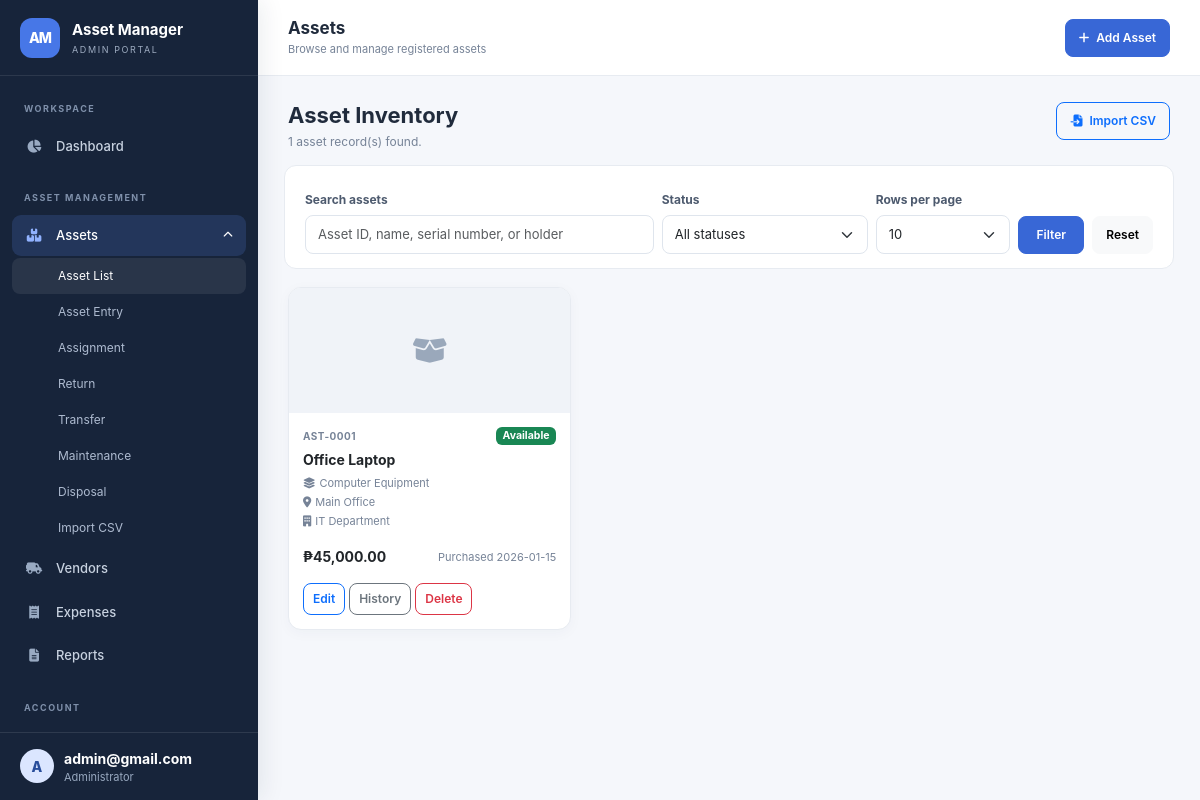
Page /assets_pages/index.php (signed in) on the committed database.
### tables this page shows
CREATE TABLE IF NOT EXISTS assets (
    id INT AUTO_INCREMENT PRIMARY KEY,
    asset_code VARCHAR(50) NOT NULL UNIQUE,
    name VARCHAR(150) NOT NULL,
    category_id INT NULL,
    sub_category_id INT NULL,
    brand_id INT NULL,
    model_number VARCHAR(100) NULL,
    serial_number VARCHAR(100) NULL,
    purchase_date DATE NOT NULL,
    purchase_cost DECIMAL(12, 2) NOT NULL DEFAULT 0,
    vendor_id INT NULL,
    invoice_number VARCHAR(100) NULL,
    warranty_months INT NOT NULL DEFAULT 0,
    warranty_expiry DATE NULL,
    department_id INT NULL,
    location_id INT NULL,
    condition_status ENUM('New', 'Good', 'Fair', 'Poor', 'Damaged') NOT NULL DEFAULT 'New',
    description TEXT NULL,
    photo VARCHAR(255) NULL,
    depreciation_enabled TINYINT(1) NOT NULL DEFAULT 0,
    depreciation_method ENUM('Straight Line', 'Written Down Value') NOT NULL DEFAULT 'Straight Line',
    useful_life_years DECIMAL(6, 2) NOT NULL DEFAULT 0,
    salvage_value DECIMAL(12, 2) NOT NULL DEFAULT 0,
    wdv_rate DECIMAL(5, 2) NOT NULL DEFAULT 20,
    status ENUM('Available', 'Assigned', 'Under Maintenance', 'Disposed') NOT NULL DEFAULT 'Available',
    current_holder VARCHAR(150) NULL,
    holder_mobile VARCHAR(30) NULL,
    holder_department_id INT NULL,
    maintenance_previous_status ENUM('Available', 'Assigned') NULL,
    created_at TIMESTAMP DEFAULT CURRENT_TIMESTAMP,
    updated_at TIMESTAMP DEFAULT CURRENT_TIMESTAMP ON UPDATE CURRENT_TIMESTAMP,
    FOREIGN KEY (category_id) REFERENCES categories (id) ON DELETE SET NULL,
    FOREIGN KEY (sub_category_id) REFERENCES sub_categories (id) ON DELETE SET NULL,
    FOREIGN KEY (brand_id) REFERENCES brands (id) ON DELETE SET NULL,
    FOREIGN KEY (vendor_id) REFERENCES vendors (id) ON DELETE SET NULL,
    FOREIGN KEY (department_id) REFERENCES departments (id) ON DELETE SET NULL,
    FOREIGN KEY (location_id) REFERENCES locations (id) ON DELETE SET NULL,
    FOREIGN KEY (holder_department_id) REFERENCES departments (id) ON DELETE SET NULL,
    INDEX idx_assets_status (status),
    INDEX idx_assets_purchase (purchase_date),
    INDEX idx_assets_warranty (warranty_expiry),
    INDEX idx_assets_holder (current_holder),
    INDEX idx_assets_code (asset_code)
);

CREATE TABLE IF NOT EXISTS categories (
    id INT AUTO_INCREMENT PRIMARY KEY,
    name VARCHAR(100) NOT NULL UNIQUE
);

CREATE TABLE IF NOT EXISTS locations (
    id INT AUTO_INCREMENT PRIMARY KEY,
    name VARCHAR(150) NOT NULL UNIQUE
);

CREATE TABLE IF NOT EXISTS departments (
    id INT AUTO_INCREMENT PRIMARY KEY,
    name VARCHAR(100) NOT NULL UNIQUE
);

### assets_pages/index.php (the view, shortened to what this page needs)
<?php
require_once __DIR__ . '/../includes/auth.php';
$q = trim((string) ($_GET['q'] ?? ''));
$per = (int) ($_GET['per'] ?? 10);
$page = max(1, (int) ($_GET['page'] ?? 1));
$where = '1=1';
$params = [];
$st = $pdo->prepare("SELECT COUNT(*) FROM assets a WHERE {$where}");
$st->execute($params);
$total = (int) $st->fetchColumn();
$pages = max(1, (int) ceil($total / $per));
$page = min($page, $pages);
$offset = ($page - 1) * $per;
$sql = "SELECT a.*,c.name category,l.name location,d.name department FROM assets a LEFT JOIN categories c ON c.id=a.category_id LEFT JOIN locations l ON l.id=a.location_id LEFT JOIN departments d ON d.id=a.department_id WHERE {$where} ORDER BY a.created_at DESC LIMIT {$per} OFFSET {$offset}";
$st = $pdo->prepare($sql);
$st->execute($params);
$assets = $st->fetchAll();
$activePage = 'assets-list';
include __DIR__ . '/../includes/header.php';
include __DIR__ . '/../includes/sidebar.php';
?>
<main class="main-area">
    <header class="topbar">
        <div class="d-flex align-items-center gap-3">
            <div>
                <h2 class="topbar-title">Assets</h2>
                <div class="topbar-subtitle">Browse and manage registered assets</div>
            </div>
        </div>
        <div class="d-flex gap-2">
            <a class="btn btn-primary" href="<?= BASE_URL ?>assets_pages/entry.php"><i class="fa-solid fa-plus me-1"></i> Add Asset</a>
        </div>
    </header>
    <div class="content-wrap">
        <div class="page-heading">
            <div>
                <h1>Asset Inventory</h1>
                <p><?= number_format($total) ?> asset record(s) found.</p>
            </div>
            <a class="btn btn-outline-primary" href="<?= BASE_URL ?>assets_pages/import.php"><i class="fa-solid fa-file-import me-1"></i> Import CSV</a>
        </div>
        <form class="filter-panel row g-2 align-items-end" method="get">
            <div class="col-md-5">
                <label class="form-label">Search assets</label>
                <input class="form-control" name="q" placeholder="Asset ID, name, serial number, or holder" value="<?= e($q) ?>">
            </div>
            <div class="col-md-3">
                <label class="form-label">Status</label>
                <select class="form-select" name="status">
                    <option value="all">All statuses</option>
                </select>
            </div>
            <div class="col-md-2">
                <label class="form-label">Rows per page</label>
                <select class="form-select" name="per">
                    <?php foreach ([10, 20, 25, 50] as $n): ?>
                        <option value="<?= $n ?>" <?= selected($per, $n) ?>><?= $n ?></option>
                    <?php endforeach; ?>
                </select>
            </div>
            <div class="col-md-2 d-flex gap-2">
                <button class="btn btn-primary flex-grow-1">Filter</button>
                <a class="btn btn-light" href="index.php">Reset</a>
            </div>
        </form>
        <div class="row g-3">
            <?php foreach ($assets as $a): ?>
                <div class="col-sm-6 col-xl-4 col-xxl-3">
                    <div class="card asset-card">
                        <div class="asset-thumb">
                            <?php if ($a['photo']): ?>
                                <img src="<?= BASE_URL ?>assets/uploads/<?= e(rawurlencode($a['photo'])) ?>" alt="Asset photo">
                            <?php else: ?>
                                <i class="fa-solid fa-box-open"></i>
                            <?php endif; ?>
                        </div>
                        <div class="card-body">
                            <div class="d-flex justify-content-between align-items-center gap-2"><span class="asset-code"><?= e($a['asset_code']) ?></span><?= statusBadge($a['status']) ?></div>
                            <div class="asset-name"><?= e($a['name']) ?></div>
                            <div class="asset-meta">
                                <div><i class="fa-solid fa-layer-group me-1"></i><?= e($a['category'] ?? 'Uncategorized') ?></div>
                                <div><i class="fa-solid fa-location-dot me-1"></i><?= e($a['location'] ?? 'No location') ?></div>
                                <div><i class="fa-solid fa-building me-1"></i><?= e($a['department'] ?? 'No department') ?></div>
                            </div>
                            <div class="d-flex justify-content-between align-items-center mt-3"><strong><?= money($a['purchase_cost']) ?></strong><span class="small-muted">Purchased <?= e($a['purchase_date']) ?></span></div>
                            <div class="d-flex flex-wrap gap-1 mt-3">
                                <a class="btn btn-sm btn-outline-primary" href="edit.php?id=<?= $a['id'] ?>">Edit</a>
                                <a class="btn btn-sm btn-outline-secondary" href="history.php?id=<?= $a['id'] ?>">History</a>
                                <?php if ($a['status'] !== 'Disposed'): ?>
                                    <form method="post" class="d-inline" onsubmit="return confirm('Delete this asset only if it has no transaction history?');"><?= csrfField() ?>
                                        <button class="btn btn-sm btn-outline-danger">Delete</button>
                                    </form>
                                <?php endif; ?>
                            </div>
                        </div>
                    </div>
                </div>
            <?php endforeach; ?>
        </div>
    </div>
</main>
<?php include __DIR__ . '/../includes/footer.php'; ?>

### includes/header.php (shortened to what this page needs)
<?php
$activePage = $activePage ?? '';
?>
<!doctype html>
<html lang="en">
    <head>
        <link href="https://cdn.jsdelivr.net/npm/bootstrap@5.3.3/dist/css/bootstrap.min.css" rel="stylesheet">
        <link rel="stylesheet" href="https://cdnjs.cloudflare.com/ajax/libs/font-awesome/6.5.2/css/all.min.css">
        <link rel="stylesheet" href="<?= BASE_URL ?>assets/css/style.css?v=<?= filemtime(__DIR__ . '/../assets/css/style.css') ?>">
    </head>
    <body>
        <div class="app-shell">

### includes/sidebar.php (shortened to what this page needs)
<aside class="sidebar" id="sidebar">
    <div class="sidebar-brand">
        <div class="brand-mark">AM</div>
        <div><strong>Asset Manager</strong><small>ADMIN PORTAL</small></div>
    </div>
    <nav class="side-nav">
        <div class="nav-caption">WORKSPACE</div>
        <a class="side-link <?= $activePage === 'dashboard' ? 'active' : '' ?>" href="<?= BASE_URL ?>dashboard.php"><i class="fa-solid fa-chart-pie"></i><span>Dashboard</span></a>
        <div class="nav-caption mt-3">ASSET MANAGEMENT</div>
        <button class="side-link side-toggle <?= str_starts_with($activePage, 'assets') ? 'active' : '' ?>" data-bs-toggle="collapse" data-bs-target="#assetMenu" aria-expanded="<?= str_starts_with($activePage, 'assets') ? 'true' : 'false' ?>"><i class="fa-solid fa-boxes-stacked"></i><span>Assets</span><i class="fa-solid fa-chevron-down ms-auto toggle-chevron"></i></button>
        <div class="collapse <?= str_starts_with($activePage, 'assets') ? 'show' : '' ?>" id="assetMenu">
            <a class="side-sublink <?= $activePage === 'assets-list' ? 'active' : '' ?>" href="<?= BASE_URL ?>assets_pages/index.php">Asset List</a>
            <a class="side-sublink <?= $activePage === 'assets-entry' ? 'active' : '' ?>" href="<?= BASE_URL ?>assets_pages/entry.php">Asset Entry</a>
            <a class="side-sublink <?= $activePage === 'assets-assignment' ? 'active' : '' ?>" href="<?= BASE_URL ?>assets_pages/assignment.php">Assignment</a>
            <a class="side-sublink <?= $activePage === 'assets-return' ? 'active' : '' ?>" href="<?= BASE_URL ?>assets_pages/return.php">Return</a>
            <a class="side-sublink <?= $activePage === 'assets-transfer' ? 'active' : '' ?>" href="<?= BASE_URL ?>assets_pages/transfer.php">Transfer</a>
            <a class="side-sublink <?= $activePage === 'assets-maintenance' ? 'active' : '' ?>" href="<?= BASE_URL ?>assets_pages/maintenance.php">Maintenance</a>
            <a class="side-sublink <?= $activePage === 'assets-disposal' ? 'active' : '' ?>" href="<?= BASE_URL ?>assets_pages/disposal.php">Disposal</a>
            <a class="side-sublink <?= $activePage === 'assets-import' ? 'active' : '' ?>" href="<?= BASE_URL ?>assets_pages/import.php">Import CSV</a>
        </div>
        <a class="side-link <?= $activePage === 'vendors' ? 'active' : '' ?>" href="<?= BASE_URL ?>vendors/index.php"><i class="fa-solid fa-truck-field"></i><span>Vendors</span></a>
        <a class="side-link <?= $activePage === 'expenses' ? 'active' : '' ?>" href="<?= BASE_URL ?>expenses/index.php"><i class="fa-solid fa-receipt"></i><span>Expenses</span></a>
        <a class="side-link <?= $activePage === 'reports' ? 'active' : '' ?>" href="<?= BASE_URL ?>reports/index.php"><i class="fa-solid fa-file-lines"></i><span>Reports</span></a>
        <div class="nav-caption mt-3">ACCOUNT</div>
        <a class="side-link logout-link" href="<?= BASE_URL ?>logout.php"><i class="fa-solid fa-right-from-bracket"></i><span>Logout</span></a>
    </nav>
    <div class="sidebar-bottom">
        <div class="admin-avatar">A</div>
        <div class="min-w-0"><strong><?= e($_SESSION['admin_username'] ?? 'Admin') ?></strong><small>Administrator</small></div>
    </div>
</aside>

### config/functions.php (shortened to what this page needs)
<?php
function e(mixed $value): string {
    return htmlspecialchars((string) ($value ?? ''), ENT_QUOTES | ENT_SUBSTITUTE, 'UTF-8');
}
function money(mixed $amount): string {
    return '₱' . number_format((float) $amount, 2);
}
function statusBadge(string $status): string {
    $class = match ($status) {
        'Available' => 'success',
        'Assigned' => 'primary',
        'Under Maintenance' => 'warning',
        'Disposed' => 'secondary',
        'In Progress' => 'warning',
        'Completed' => 'success',
        default => 'secondary'
    };
    return '<span class="badge text-bg-' . $class . '">' . e($status) . '</span>';
}
function selected(mixed $a, mixed $b): string {
    return (string) $a === (string) $b ? ' selected' : '';
}

### includes/footer.php (shortened to what this page needs)
</div>
</body>
</html>

### rows in the picture
assets: asset_code "AST-0001", status "Available", name "Office Laptop", category.name "Computer Equipment", location.name "Main Office", department.name "IT Department", purchase_cost "₱45,000.00", purchase_date "2026-01-15"

### other values in the picture
$_SESSION['admin_username'] "admin@gmail.com"
$total "1"
form field per "10"
